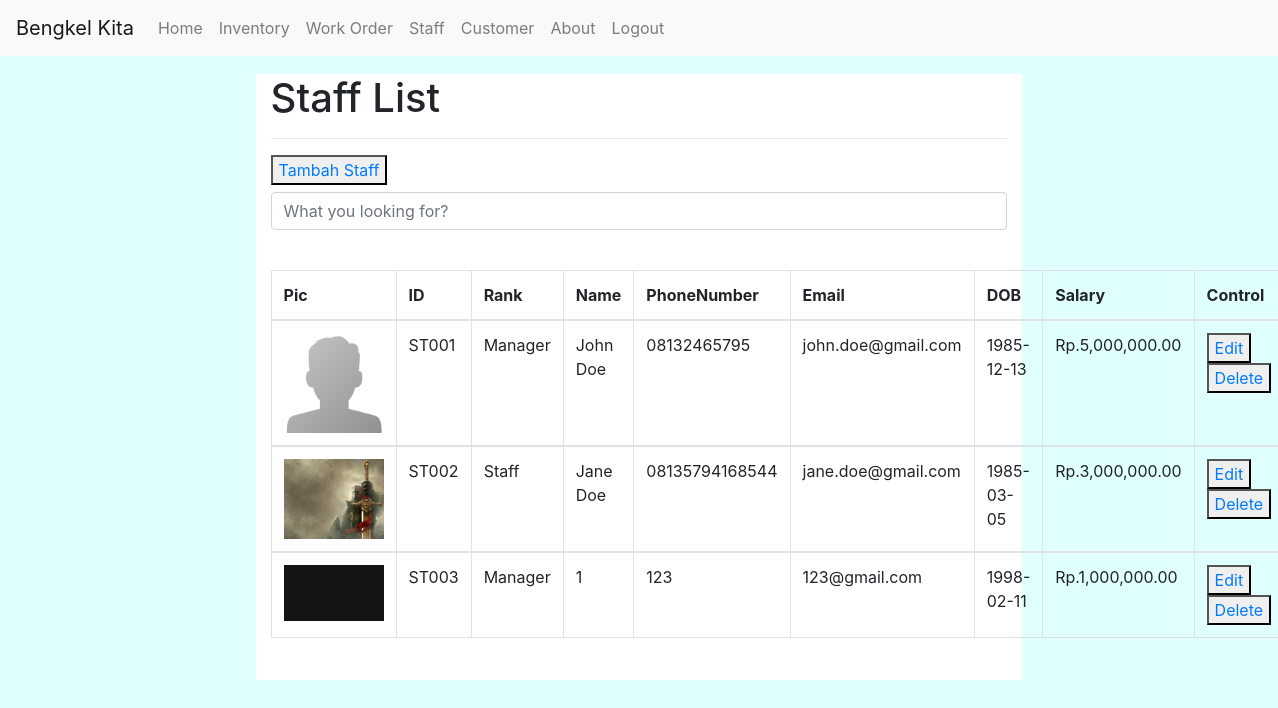
The app's page /Admin/Staff_M.php (signed in) with its own data.
### tables this page shows
CREATE TABLE `staff` (
  `StaffID` char(5) NOT NULL,
  `STypeID` char(5) NOT NULL,
  `StaffName` varchar(30) NOT NULL,
  `StaffPNumber` varchar(15) NOT NULL,
  `StaffEmail` varchar(30) NOT NULL,
  `StaffDOB` date NOT NULL,
  `StaffPassword` varchar(30) NOT NULL,
  `StaffSalary` int(11) NOT NULL,
  `img` varchar(700) NOT NULL
);

### Admin/Staff_M.php (the view, shortened to what this page needs)
<!DOCTYPE html>
<html>
<head>
    <link rel="stylesheet" href="../bootstrap-4.1.3-dist/css/bootstrap.min.css">
    <link rel="stylesheet" href="../mainstyle.css">
</head>
    <body>
    <Section class="Header">
    <?php
    require_once(HEADER);
    ?>
    </Section>
    <section Class="ContentStaff_M">
            <div  Class="container"  >
            <h1>Staff List</h1>
            <hr>
            <div Class="btn_top" style=" padding-bottom:1%;">
                <button ><a href="../Function/Tambah_staff.php">Tambah Staff</a></button><br>
            </div>
            <table class="table table-hover table-bordered results" >
            <div class="form-group pull-right">
                <input type="text" class="search form-control" placeholder="What you looking for?">
            </div>
            <br>
                <thead>
                    <th>Pic</th>
                    <th>ID</th>
                    <th>Rank</th>
                    <th>Name</th>
                    <th>PhoneNumber</th>
                    <th>Email</th>
                    <th>DOB</th>
                    <th>Salary</th>
                    <th>Control</th>
                </thead>
            <?php
            include "../Function/condb.php";
            $sql = "Select * from staff";
            $res = mysqli_query($con,$sql);
            While($row= mysqli_fetch_assoc($res)){
            ?>
                <tbody>
                    <?php
                        $rankin =  $row['STypeID'];
                        if($rankin == "TP001"){
                        $rank_r = str_replace("TP001",Manager,$rankin);
                        }
                        else if($rankin == "TP002")
                        $rank_r = str_replace("TP002",Staff,$rankin);
                    ?>
                    <tr>
                        <td><img src="../img/staff_pic/<?= $row['img'];?>" alt="" width="100px"></td>
                        <td><?= $row['StaffID'];?></td>
                        <td><?= $rank_r?></td>
                        <td><?= $row['StaffName'];?></td>
                        <td><?= $row['StaffPNumber'];?></td>
                        <td><?= $row['StaffEmail'];?></td>
                        <td><?= $row['StaffDOB'];?></td>
                        <td>Rp.<?= number_format($row['StaffSalary'], 2);?></td>
                        <td>
                        <button><a href="../Function/Edit_staff.php?lel=<?=$row['StaffID']; ?>">Edit</a></button>
                        <button><a href="../Function/Del_staff.php?lel=<?=$row['StaffID']; ?>">Delete</a></button>
                        </td>
                    </tr>
            <?php
            }
            ?>
                </tbody>
            </table>
        </div>
    </section>
    </body>
</html>

### content/header_admin.php (shortened to what this page needs)
<link rel="stylesheet" href="../bootstrap-4.1.3-dist/css/bootstrap.min.css">
<link rel="stylesheet" href="../Mainstyle.css">
<section class="Header">
    <nav class="navbar navbar-expand-lg navbar-light bg-light fixed-top">
    <a class="navbar-brand" href="#">Bengkel Kita</a>
    <div class="collapse navbar-collapse" id="navbarNav">
        <ul class="navbar-nav">
            <li>
                <a class="nav-link" href="../Admin/Home_M.php">Home </a>
            </li>
            <li class="nav-item">
                <a class="nav-link" href="../Admin/item_M.php">Inventory</a>
            </li>
            <li class="nav-item">
                <a class="nav-link" href="../user/Wo.php">Work Order</a>
            </li>
            <li class="nav-item">
                <a class="nav-link" href="../Admin/Staff_M.php">Staff</a>
            </li>
            <li class="nav-item">
                <a class="nav-link" href="../user/customer.php">Customer</a>
            </li>
            <li class="nav-item">
                <a class="nav-link" href="../user/About.php">About</a>
            </li>
            <li class="nav-item">
                <a class="nav-link" href="../function/clear.php">Logout</a>
            </li>
        </ul>
    </div>
    </nav>
</section>

### Mainstyle.css (style rules this page uses)
body { background-color: lightcyan; }
.Header { padding-top: 1%; padding-left: 10%; padding-right: 10%; }
.ContentStaff_M { margin-top: 4%; margin-left: 20%; margin-right: 20%; padding-bottom: 2%; background-color: white; }

### records on screen
staff: img (picture), StaffID "ST001", STypeID "Manager", StaffName "John Doe", StaffPNumber "08132465795", StaffEmail "john.doe@gmail.com", StaffDOB "1985-12-13", StaffSalary "5,000,000.00"
staff: img (picture), StaffID "ST002", STypeID "Staff", StaffName "Jane Doe", StaffPNumber "08135794168544", StaffEmail "jane.doe@gmail.com", StaffDOB "1985-03-05", StaffSalary "3,000,000.00"
staff: img (picture), StaffID "ST003", STypeID "Manager", StaffName "1", StaffPNumber "123", StaffEmail "123@gmail.com", StaffDOB "1998-02-11", StaffSalary "1,000,000.00"
